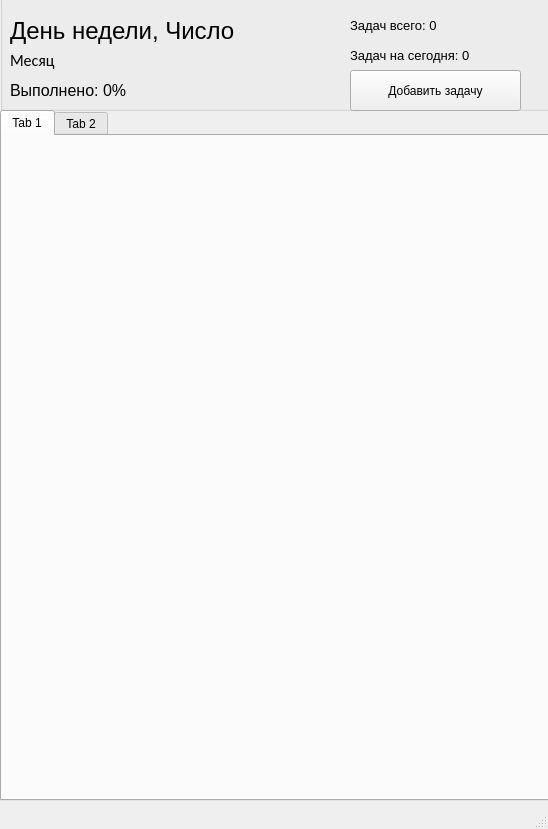
<?xml version="1.0" encoding="UTF-8"?>
<ui version="4.0">
 <class>ToDoList</class>
 <widget class="QMainWindow" name="ToDoList">
  <property name="geometry">
   <rect>
    <x>0</x>
    <y>0</y>
    <width>548</width>
    <height>829</height>
   </rect>
  </property>
  <property name="windowTitle">
   <string>MainWindow</string>
  </property>
  <widget class="QWidget" name="centralwidget">
   <widget class="QGroupBox" name="HeaderBox">
    <property name="geometry">
     <rect>
      <x>0</x>
      <y>-20</y>
      <width>571</width>
      <height>131</height>
     </rect>
    </property>
    <property name="title">
     <string>GroupBox</string>
    </property>
    <widget class="QLabel" name="TaskCnt">
     <property name="geometry">
      <rect>
       <x>350</x>
       <y>60</y>
       <width>171</width>
       <height>31</height>
      </rect>
     </property>
     <property name="font">
      <font>
       <pointsize>10</pointsize>
      </font>
     </property>
     <property name="text">
      <string>Задач на сегодня: 0</string>
     </property>
    </widget>
    <widget class="QLabel" name="WeekDay">
     <property name="geometry">
      <rect>
       <x>10</x>
       <y>30</y>
       <width>291</width>
       <height>41</height>
      </rect>
     </property>
     <property name="font">
      <font>
       <pointsize>18</pointsize>
       <weight>50</weight>
       <bold>false</bold>
       <underline>false</underline>
       <strikeout>false</strikeout>
       <kerning>true</kerning>
      </font>
     </property>
     <property name="mouseTracking">
      <bool>false</bool>
     </property>
     <property name="text">
      <string>День недели, Число</string>
     </property>
    </widget>
    <widget class="QLabel" name="Month">
     <property name="geometry">
      <rect>
       <x>10</x>
       <y>70</y>
       <width>181</width>
       <height>20</height>
      </rect>
     </property>
     <property name="font">
      <font>
       <family>Calibri</family>
       <pointsize>12</pointsize>
      </font>
     </property>
     <property name="text">
      <string>Месяц</string>
     </property>
    </widget>
    <widget class="QPushButton" name="DoNewTask">
     <property name="geometry">
      <rect>
       <x>350</x>
       <y>90</y>
       <width>171</width>
       <height>41</height>
      </rect>
     </property>
     <property name="text">
      <string>Добавить задачу</string>
     </property>
    </widget>
    <widget class="QLabel" name="Percent">
     <property name="geometry">
      <rect>
       <x>10</x>
       <y>100</y>
       <width>201</width>
       <height>21</height>
      </rect>
     </property>
     <property name="font">
      <font>
       <pointsize>12</pointsize>
      </font>
     </property>
     <property name="text">
      <string>Выполнено: 0%</string>
     </property>
    </widget>
    <widget class="QLabel" name="TaskCnt2">
     <property name="geometry">
      <rect>
       <x>350</x>
       <y>30</y>
       <width>171</width>
       <height>31</height>
      </rect>
     </property>
     <property name="font">
      <font>
       <pointsize>10</pointsize>
      </font>
     </property>
     <property name="text">
      <string>Задач всего: 0</string>
     </property>
    </widget>
   </widget>
   <widget class="QTabWidget" name="tabWidget">
    <property name="geometry">
     <rect>
      <x>0</x>
      <y>110</y>
      <width>551</width>
      <height>691</height>
     </rect>
    </property>
    <property name="currentIndex">
     <number>0</number>
    </property>
    <widget class="QWidget" name="Today">
     <attribute name="title">
      <string>Tab 1</string>
     </attribute>
    </widget>
    <widget class="QWidget" name="All">
     <attribute name="title">
      <string>Tab 2</string>
     </attribute>
    </widget>
   </widget>
  </widget>
  <widget class="QStatusBar" name="statusbar"/>
  <action name="actionAbout">
   <property name="text">
    <string>About</string>
   </property>
  </action>
 </widget>
 <resources/>
 <connections/>
</ui>
